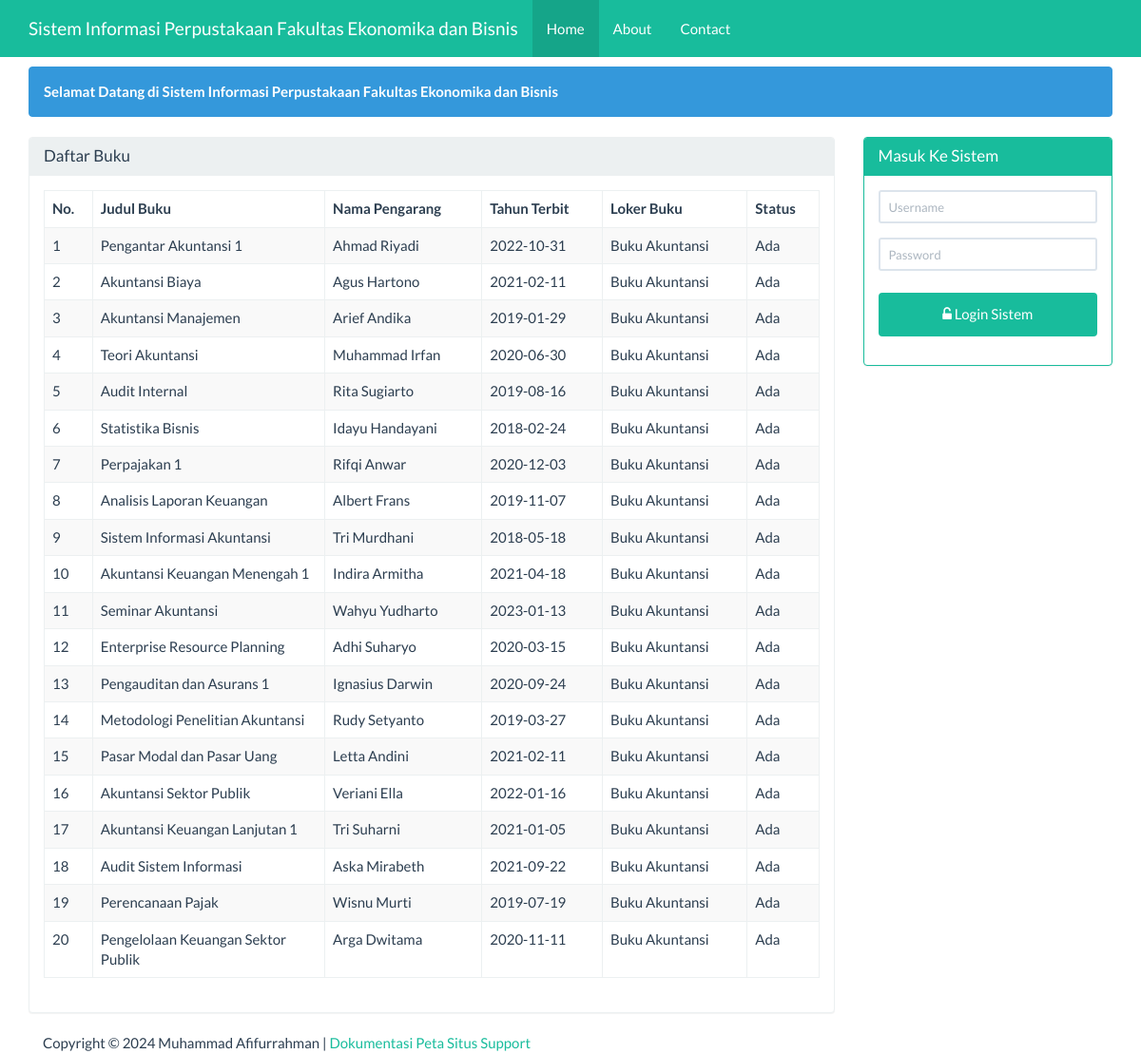
The page / on the database its author committed.
### tables this page shows
CREATE TABLE IF NOT EXISTS `buku` (
  `id` int(5) NOT NULL AUTO_INCREMENT,
  `loker_buku` varchar(25) NOT NULL,
  `no_rak` int(5) NOT NULL,
  `no_laci` int(5) NOT NULL,
  `no_boks` int(5) NOT NULL,
  `judul_buku` varchar(100) NOT NULL,
  `nama_pengarang` varchar(100) NOT NULL,
  `tahun_terbit` date NOT NULL,
  `penerima` varchar(50) NOT NULL,
  `penerbit` varchar(50) NOT NULL,
  `status` varchar(25) NOT NULL,
  `keterangan` varchar(100) NOT NULL,
  PRIMARY KEY (`id`)
);

### beranda.php (the view)
<div class="container">
    <div class="row">
        <div class ="col-xs-12">
            <div class="alert alert-info">
                <strong>Selamat Datang di Sistem Informasi Perpustakaan Fakultas Ekonomika dan Bisnis</strong>
            </div>
        </div>
    </div>
    <div class="row">
        <div class="col-sm-9 col-xs-12">
            <div class="panel panel-default">
                <div class="panel-heading">
                    <h3 class="panel-title">Daftar Buku</h3>
                </div>
                <div class="panel-body">
                     <table id="deskripsi" class="table table-bordered table-striped table-hover">
                        <thead>
                            <tr>
                                <th>No.</th><th width="30%">Judul Buku</th><th>Nama Pengarang</th><th>Tahun Terbit</th><th>Loker Buku</th><th>Status</th>
                            </tr>
                        </thead>
                        <tbody>
                            <?php
                            $sql = "SELECT * FROM buku";
                            $query = mysqli_query($koneksi, $sql) or die("SQL Anda Salah");
                            $nomor = 0;
                            while ($data = mysqli_fetch_array($query)) {
                                $nomor++;
                                ?>
                                <tr>
                                    <td><?= $nomor ?></td>
                                    <td><?= $data['judul_buku'] ?></td>
                                    <td><?= $data['nama_pengarang'] ?></td>
                                    <td><?= $data['tahun_terbit'] ?></td>
                                    <td><?= $data['loker_buku'] ?></td>
                                    <td><?= $data['status'] ?></td>
                                </tr>
                            <?php } ?>
                        </tbody>
                    </table>
                </div>
            </div>
        </div>
        <div class="col-sm-3 col-xs-12">
            <?php if (isset($_SESSION['username'])) { ?>
            <div class="alert alert-info">
                <strong>Welcome <?=$_SESSION['nama']?></strong>
            </div>
            <?php
           } else { ?>
            <div class="panel panel-success">
                <div class="panel-heading">
                    <h3 class="panel-title">Masuk Ke Sistem</h3>
                </div>
                <div class="panel-body">
                    <form class="form-horizontal" action="proses_login.php" method="post">
                        <div class="form-group">
                            <div class="col-sm-12">
                                <input type="text" name="user" class="form-control input-sm"
                                   placeholder="Username" required="" autocomplete="off"/>
                            </div>
                        </div>
                        <div class="form-group">
                            <div class="col-sm-12">
                                <input type="password" name="pwd" class="form-control input-sm"
                                   placeholder="Password" required="" autocomplete="off"/>
                            </div>
                        </div>
                        <div class="form-group">
                            <div class="col-sm-12">
                                <button type="submit" name="login" value="login"
                                        class="btn btn-success btn-block"><span class="fa fa-unlock-alt"></span>
                                    Login Sistem
                                </button>
                            </div>
                    </form>
                </div>
            </div>
        </div>
            <?php } ?>
    </div>
</div>

### index.php (shortened to what this page needs)
<!DOCTYPE html>
<html>
    <head>
        <link href="Assets/css/bootstrap.min.css" rel="stylesheet" type="text/css"/>
        <link href="Assets/css/dataTables.bootstrap.min.css" rel="stylesheet" type="text/css"/>
        <link href="Assets/font-awesome-4.5.0/css/font-awesome.min.css" rel="stylesheet" type="text/css"/>
    </head>
    <body>
        <?php
        require 'menu.php';
        ?>
        <?php
        require 'content.php';
        ?>
        <?php
        require 'footer.php';
        ?>
    </body>
    </html>

### menu.php (shortened to what this page needs)
<nav class="navbar navbar-inverse navbar-fixed-top">
    <div class="container">
        <div class="navbar-header">
            <a class="navbar-brand" href="?page=utama">Sistem Informasi Perpustakaan Fakultas Ekonomika dan Bisnis</a>
        </div>
        <div id="navbar" class="navbar-collapse collapse">
            <ul class="nav navbar-nav">
                <li class="active"><a href="#">Home</a></li>
                <li><a href="?page=about&actions=tampil">About</a></li>
                <li><a href="?page=kontak&actions=tampil">Contact</a></li>
            </ul>
        </div>
    </div>
</nav>

### content.php (shortened to what this page needs)
<?php
@$page=$_GET['page'];
if(empty ($page)){
    require 'beranda.php';
}

### footer.php
<div class="container">
    <div class="row">
        <div class="col-xs-12">
            Copyright &COPY; <?= date('Y')?> Muhammad Afifurrahman |
            <a href="#">Dokumentasi</a>
            <a href="#">Peta Situs</a>
            <a href="#">Support</a>
        </div>
    </div>
</div>

### index.php (style rules this page uses)
body { margin-top:70px; }
button { background-color: #4CAF50; color: white; padding: 14px 20px; margin: 8px 0; border: none; cursor: pointer; width: 100%; }

### rows shown on the page
buku: judul_buku "Pengantar Akuntansi 1", nama_pengarang "Ahmad Riyadi", tahun_terbit "2022-10-31", loker_buku "Buku Akuntansi", status "Ada"
buku: judul_buku "Akuntansi Biaya", nama_pengarang "Agus Hartono", tahun_terbit "2021-02-11", loker_buku "Buku Akuntansi", status "Ada"
buku: judul_buku "Akuntansi Manajemen", nama_pengarang "Arief Andika", tahun_terbit "2019-01-29", loker_buku "Buku Akuntansi", status "Ada"
buku: judul_buku "Teori Akuntansi", nama_pengarang "Muhammad Irfan", tahun_terbit "2020-06-30", loker_buku "Buku Akuntansi", status "Ada"
buku: judul_buku "Audit Internal", nama_pengarang "Rita Sugiarto", tahun_terbit "2019-08-16", loker_buku "Buku Akuntansi", status "Ada"
buku: judul_buku "Statistika Bisnis", nama_pengarang "Idayu Handayani", tahun_terbit "2018-02-24", loker_buku "Buku Akuntansi", status "Ada"
buku: judul_buku "Perpajakan 1", nama_pengarang "Rifqi Anwar", tahun_terbit "2020-12-03", loker_buku "Buku Akuntansi", status "Ada"
buku: judul_buku "Analisis Laporan Keuangan", nama_pengarang "Albert Frans", tahun_terbit "2019-11-07", loker_buku "Buku Akuntansi", status "Ada"
buku: judul_buku "Sistem Informasi Akuntansi", nama_pengarang "Tri Murdhani", tahun_terbit "2018-05-18", loker_buku "Buku Akuntansi", status "Ada"
buku: judul_buku "Akuntansi Keuangan Menengah 1", nama_pengarang "Indira Armitha", tahun_terbit "2021-04-18", loker_buku "Buku Akuntansi", status "Ada"
buku: judul_buku "Seminar Akuntansi", nama_pengarang "Wahyu Yudharto", tahun_terbit "2023-01-13", loker_buku "Buku Akuntansi", status "Ada"
buku: judul_buku "Enterprise Resource Planning", nama_pengarang "Adhi Suharyo", tahun_terbit "2020-03-15", loker_buku "Buku Akuntansi", status "Ada"
buku: judul_buku "Pengauditan dan Asurans 1", nama_pengarang "Ignasius Darwin", tahun_terbit "2020-09-24", loker_buku "Buku Akuntansi", status "Ada"
buku: judul_buku "Metodologi Penelitian Akuntansi", nama_pengarang "Rudy Setyanto", tahun_terbit "2019-03-27", loker_buku "Buku Akuntansi", status "Ada"
buku: judul_buku "Pasar Modal dan Pasar Uang", nama_pengarang "Letta Andini", tahun_terbit "2021-02-11", loker_buku "Buku Akuntansi", status "Ada"
buku: judul_buku "Akuntansi Sektor Publik", nama_pengarang "Veriani Ella", tahun_terbit "2022-01-16", loker_buku "Buku Akuntansi", status "Ada"
buku: judul_buku "Akuntansi Keuangan Lanjutan 1", nama_pengarang "Tri Suharni", tahun_terbit "2021-01-05", loker_buku "Buku Akuntansi", status "Ada"
buku: judul_buku "Audit Sistem Informasi", nama_pengarang "Aska Mirabeth", tahun_terbit "2021-09-22", loker_buku "Buku Akuntansi", status "Ada"
buku: judul_buku "Perencanaan Pajak", nama_pengarang "Wisnu Murti", tahun_terbit "2019-07-19", loker_buku "Buku Akuntansi", status "Ada"
buku: judul_buku "Pengelolaan Keuangan Sektor Publik", nama_pengarang "Arga Dwitama", tahun_terbit "2020-11-11", loker_buku "Buku Akuntansi", status "Ada"
